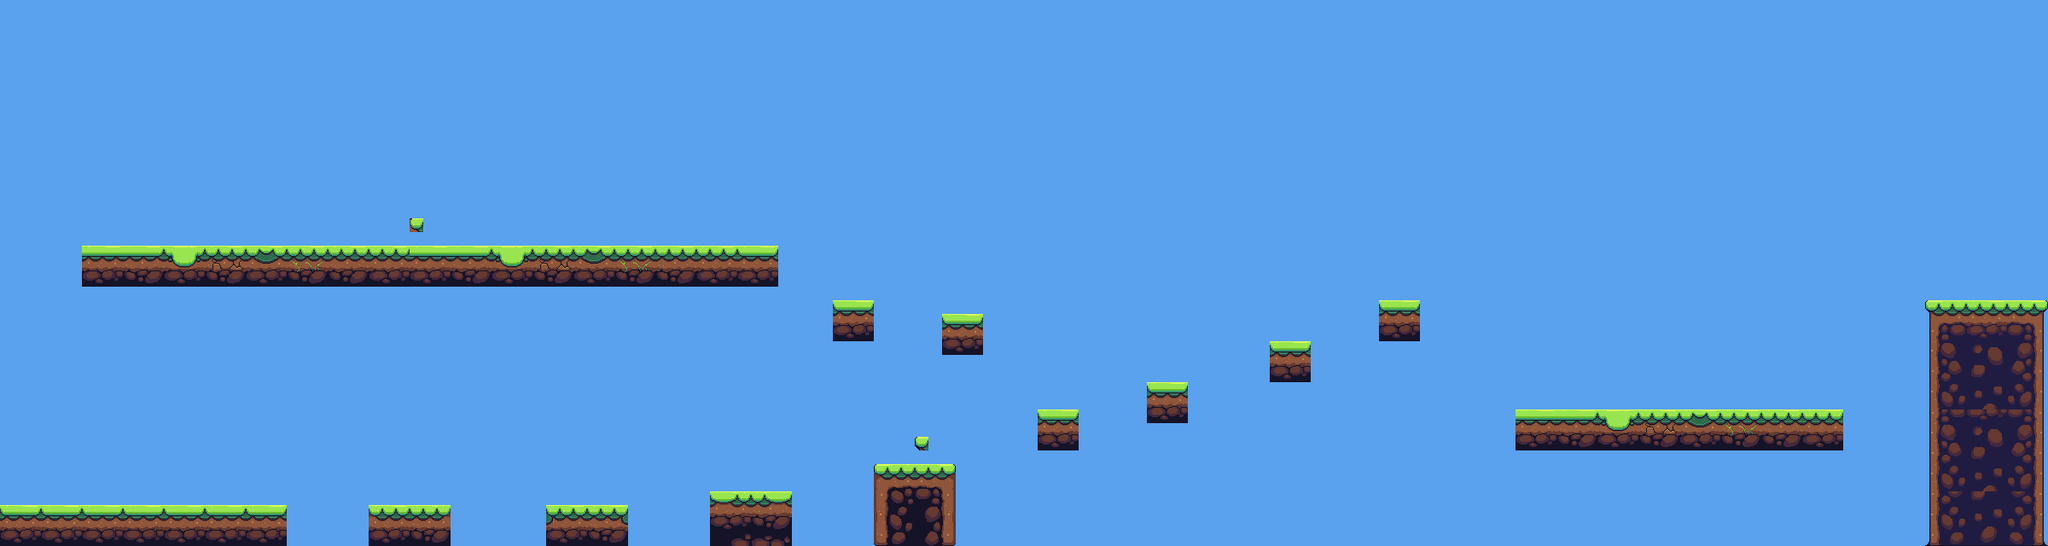

The image is a tile-based game level rendered from a .tmx file. Its description and source (layers, tilesets, objects; grid data summarised) follow:
An orthogonal 150x40 tile map with 16x16 px tiles, 2 tile layers (Background, Terrain) and 24 objects (left-right).

<map version="1.9" tiledversion="1.9.2" orientation="orthogonal" renderorder="right-down" width="150" height="40" tilewidth="16" tileheight="16" infinite="0" nextlayerid="10" nextobjectid="42">
 <tileset firstgid="1" source="tileset/environment.tsx" />
 <layer id="2" name="Background" width="150" height="40">
  <data>[6000 cells, 6000 non-empty, 3 distinct tile ids]</data>
 </layer>
 <objectgroup id="7" name="Checkpoints">
  <object id="27" x="1072.67" y="512" width="16" height="16" />
  <object id="28" x="480.5" y="255" width="16" height="16" />
 </objectgroup>
 <objectgroup id="6" name="Blocks">
  <object id="37" x="338" y="560" width="2" height="32" />
  <object id="38" x="1" y="559.333" width="1.33333" height="31.3333" />
  <object id="39" x="1775.5" y="460" width="1.5" height="14" />
  <object id="40" x="2161" y="461" width="2" height="15.75" />
 </objectgroup>
 <layer id="1" name="Terrain" width="150" height="40">
  <data>[6000 cells, 602 non-empty, 260 distinct tile ids]</data>
 </layer>
 <objectgroup id="8" name="MovingStructure">
  <object id="30" name="left-right" x="1745" y="351.5" width="47.5" height="47.5" />
 </objectgroup>
 <objectgroup id="3" name="Enemies">
  <object id="1" x="1954.17" y="446.833" width="32" height="32" />
  <object id="23" x="166.667" y="558" width="32" height="32" />
 </objectgroup>
 <objectgroup id="5" name="FinishFlag">
  <object id="36" x="2321.25" y="318.75" width="33" height="31.25" />
 </objectgroup>
 <objectgroup id="4" name="Collisions">
  <object id="3" x="0" y="591.5" width="336" height="48" />
  <object id="4" x="433" y="591.5" width="94" height="48" />
  <object id="5" x="640" y="592" width="96" height="47" />
  <object id="6" x="833" y="576" width="95.5" height="63" />
  <object id="7" x="1025.5" y="544" width="95" height="95.5" />
  <object id="8" x="1216" y="481" width="47.5" height="46" />
  <object id="9" x="1343.5" y="447.5" width="48" height="49" />
  <object id="20" x="975.5" y="351" width="48.5" height="48" />
  <object id="21" x="96.3334" y="288" width="815.333" height="48" />
  <object id="22" x="1104" y="368" width="46.6667" height="48" />
  <object id="31" x="1488" y="399.5" width="48" height="48.5" />
  <object id="32" x="1615.5" y="351.5" width="48.5" height="47.5" />
  <object id="33" x="2256" y="351" width="143" height="287.5" />
  <object id="41" x="1776" y="483" width="383.5" height="44" />
 </objectgroup>
</map>
